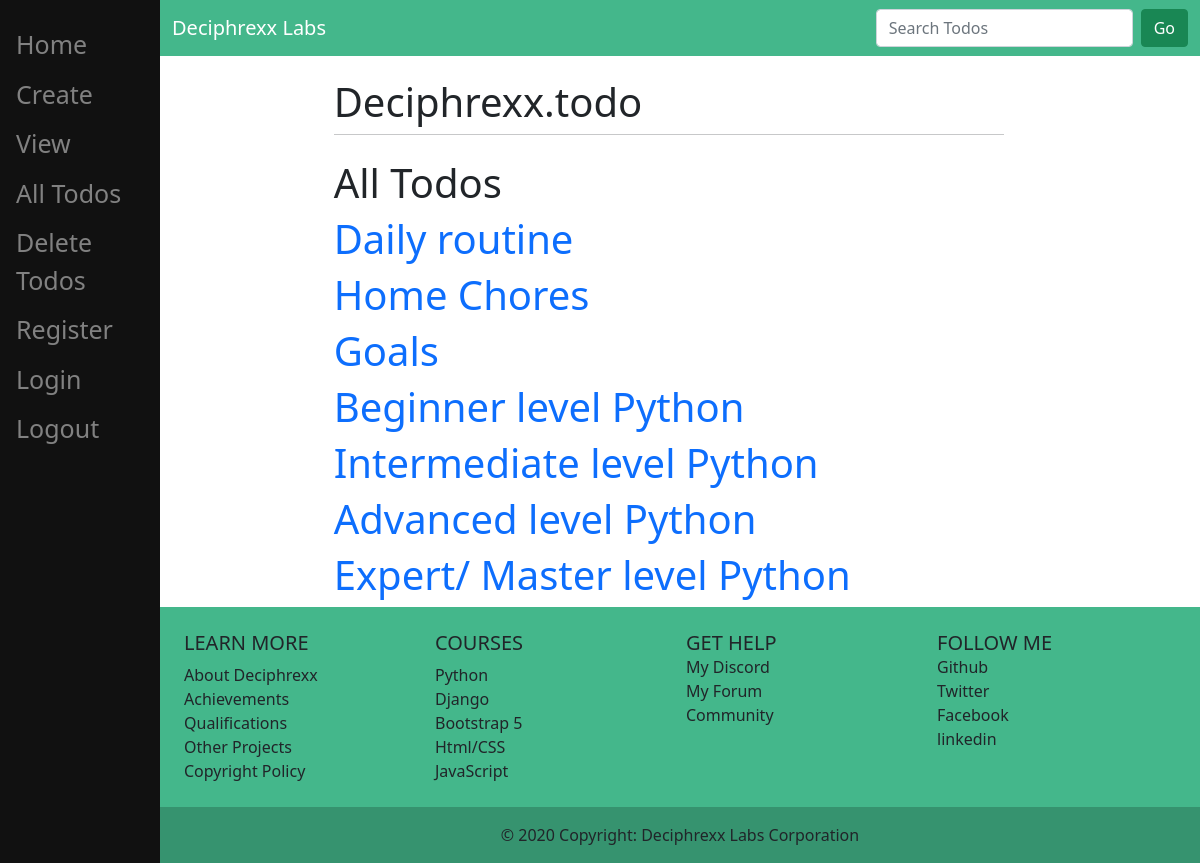
Screenshot of /list/ (signed in) with the database file from the repository.
### main/models.py (models this page shows, shortened)
class ToDoList(models.Model):
    useroftodolist = models.ForeignKey(User, on_delete=models.CASCADE, related_name="todolist",null=True)
    name = models.CharField(max_length=200)

### main/views.py (the view, shortened to what this page needs)
# urls.py: path('list/',views.list,name='list'),
def list(response):
    return render(response, "main/list.html")

### main/templates/main/list.html (shortened to what this page needs)
{% extends 'main/base.html' %}
{% block content %}
    <h1>All Todos</h1>
    {% for todo in user.todolist.all %}
        <a
        href='/{{todo.id}}/'
        style="text-decoration:none;display: block;"
        >
            <h1 class="mt-2">{{todo.name}}</h1>
        </a>
    {% endfor %}
{% endblock %}

### main/templates/main/base.html (style rules this page uses)
body { min-height: 100vh; display: flex; flex-direction: column; }

### rows the page displays
ToDoList: name "Daily routine"
ToDoList: name "Home Chores"
ToDoList: name "Goals"
ToDoList: name "Beginner level Python"
ToDoList: name "Intermediate level Python"
ToDoList: name "Advanced level Python"
ToDoList: name "Expert/ Master level Python"
